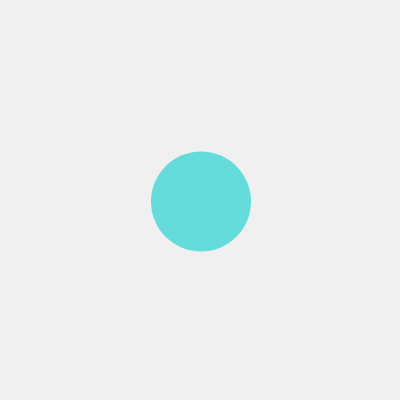
Frame 1 (no input)
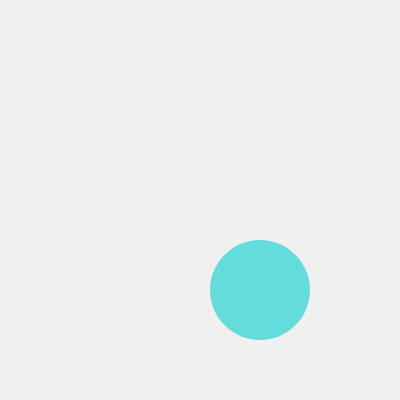
Frame 60 (no input)
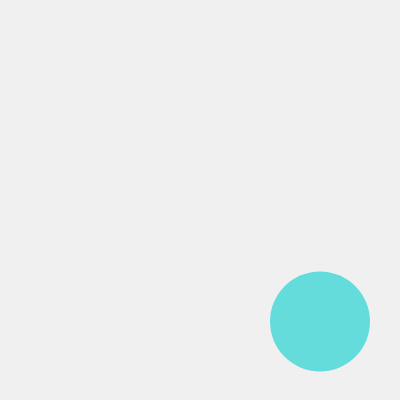
Frame 120 (the mouse pressed at the canvas centre since frame 60)

The p5.js sketch that drew these frames (run headless with seeded random() and noise() and a simulated clock; from frame 60 on, the mouse is pressed at the canvas centre):

// p5.js sketch
// ── sketch.js
let x = 200;
let y = 200;
let vx = 1;
let vy = 1.5;
let r = 50;

function setup() {
  createCanvas(400, 400);
}

function draw() {
  background(240);
  noStroke();
  fill(100, 220, 220);
  
  // 位置を更新
  x += vx;
  y += vy;

  // xが端にきたらx方向の移動の向きを反転
  if (x < r) {
    vx *= -1;
    x = r;
  }
  if (x > width - r) {
    vx *= -1;
    x = width - r;
  }
  // yが端にきたらy方向の移動の向きを反転
  if (y < r) {
    vy *= -1;
    y = r;
  }
  if (y > height - r) {
    vy *= -1;
    y = height - r;
  }

  circle(x, y, r * 2);
}
